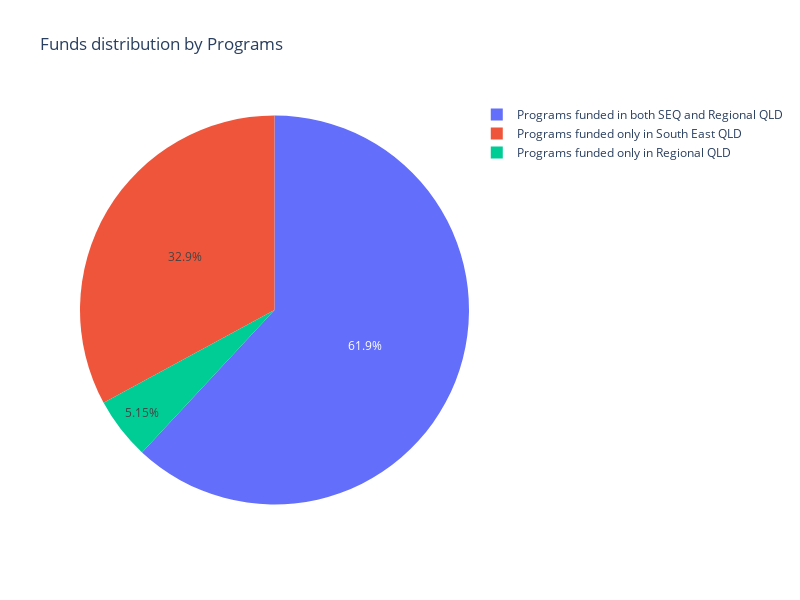

Notebook code cell kept with this figure:
### Markdown cell above
8. I am plotting the data variables to a pie chart to visualize and show the state of funding committments in percentages to total funding based on three categories of programs i) Programs funded only to south east qld, ii) Programs funded only to regional qld, and iii) Programs funded to both south east and regional qld.

### Code cell
import plotly.express as px


# Data
amounts = [var1, var2, var3]
labels = [
    'Programs funded only in South East QLD',
    'Programs funded only in Regional QLD',
    'Programs funded in both SEQ and Regional QLD'
]

# Create DataFrame with computed percentage
pie_df = pd.DataFrame({
    'Program': labels,
    'Amount': amounts
})
pie_df['Percentage'] = pie_df['Amount'] / pie_df['Amount'].sum()

# Plot
fig = px.pie(pie_df, values='Percentage', names='Program', hover_data=['Amount'],
             title='Funds distribution by Programs')

fig.update_layout(width=800, height=600)
fig.show()

### Figure 1 — Plotly figure (JSON) as saved in the notebook; plotly's stock layout.template omitted (floating-point values rounded to 4 significant figures)
{"data": [{"customdata": [[38184181], [5978285], [71820928]], "domain": {"x": [0, 1], "y": [0, 1]}, "hovertemplate": "Program=%{label}<br>Percentage=%{value}<br>Amount=%{customdata[0]}<extra></extra>", "labels": ["Programs funded only in South East QLD", "Programs funded only in Regional QLD", "Programs funded in both SEQ and Regional QLD"], "legendgroup": "", "name": "", "showlegend": true, "type": "pie", "values": [0.3292, 0.05154, 0.6192]}], "layout": {"height": 600, "legend": {"tracegroupgap": 0}, "title": {"text": "Funds distribution by Programs"}, "width": 800}}
